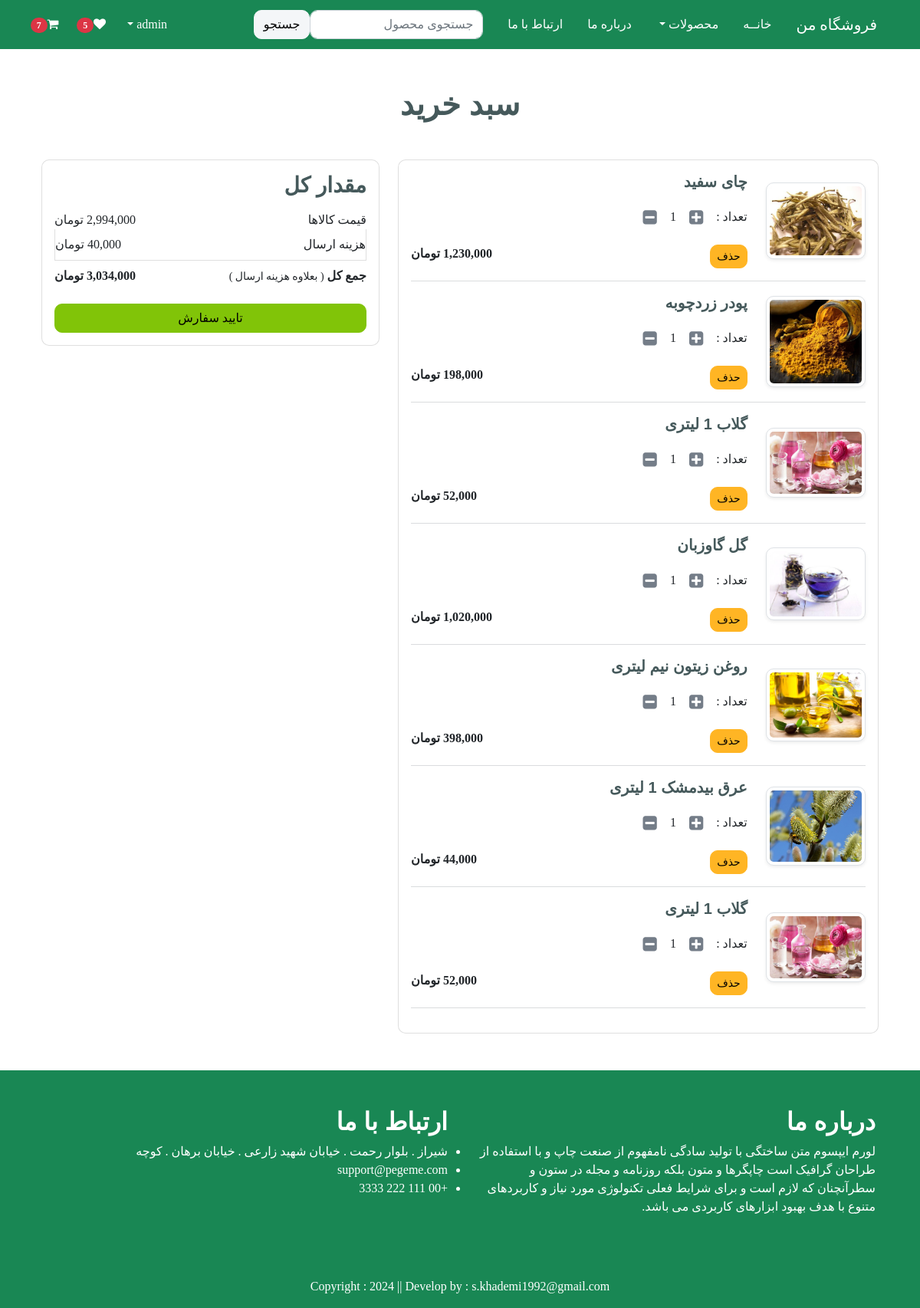
The page /cart/ (signed in) on the database as committed earlier.
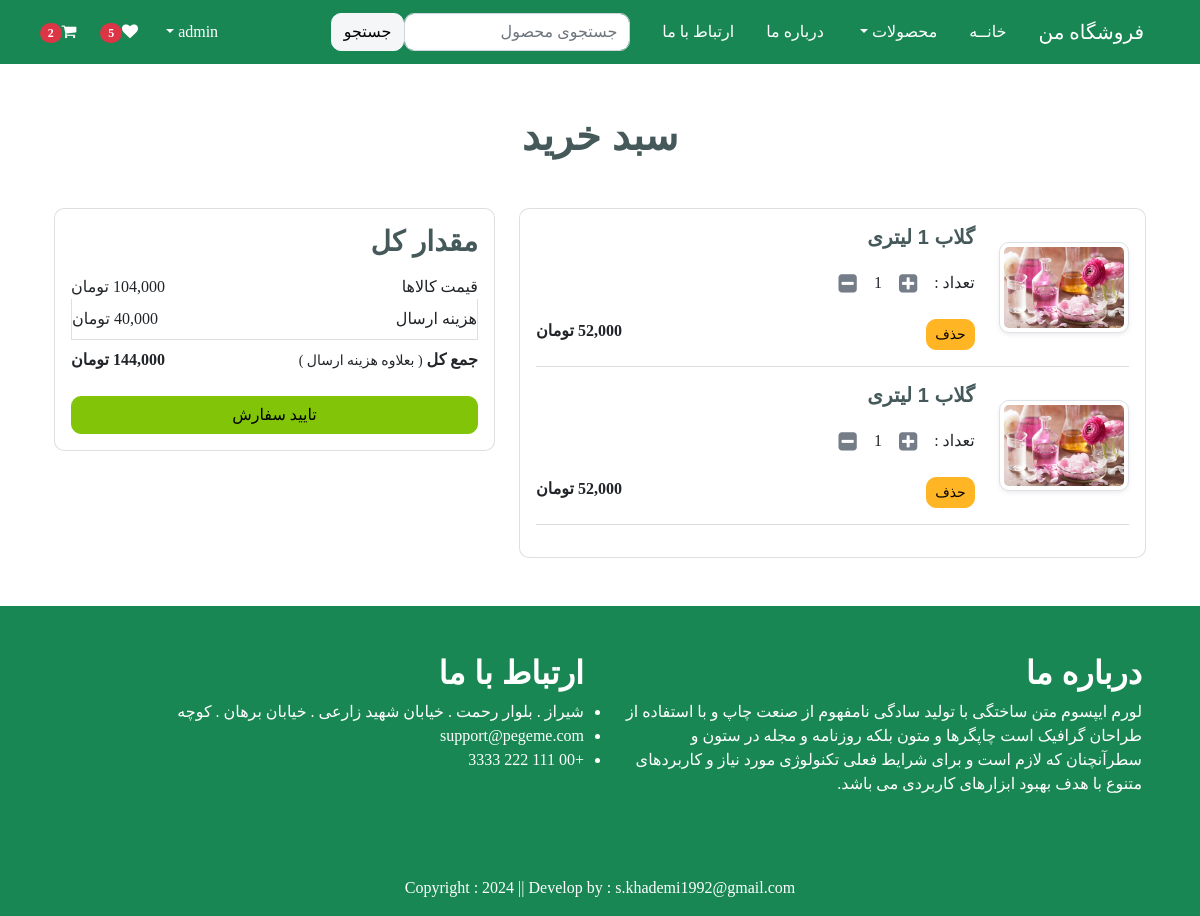
The same page on the database as committed later.
### app/models.py (models this page shows, shortened)
class Cart(models.Model):
    user = models.ForeignKey(User, on_delete=models.CASCADE)
    product = models.ForeignKey(Product, on_delete=models.CASCADE)
    quantity = models.PositiveIntegerField(default=1)

class Product(models.Model):
    title = models.CharField(max_length=100)
    selling_price = models.DecimalField(default=0, decimal_places=0, max_digits=12)
    discounted_price = models.DecimalField(default=0, decimal_places=0, max_digits=12, null=True, blank=True)
    description = models.TextField()
    category = models.CharField(choices=CATEGORY_CHOICES, max_length=2)
    product_image = models.ImageField(upload_to='product')

### app/views.py (the view)
# urls.py: path('cart/', views.show_cart, name='showcart'),
@login_required
def show_cart(request):
    user = request.user
    cart = Cart.objects.filter(user=user)
    amount = 0
    for p in cart:
        value = p.quantity * p.product.discounted_price
        amount = amount + value
    totalamount = amount + 40000
    totalitem = 0
    wishitem = 0
    if request.user.is_authenticated:
        totalitem = len(Cart.objects.filter(user=request.user))
        wishitem = len(Wishlist.objects.filter(user=request.user))
    return render(request, 'app/addtocart.html', locals())

### app/templates/app/addtocart.html (shortened to what this page needs)
{% extends 'app/base.html' %}
{% load static %}
{% load humanize %}
{% block main-content %}
    <div class="container my-5">
        <div class="row">
            {% if cart %}
            <h1 class="text-center mb-5">سبد خرید</h1>
            <div class="col-sm-7">
                <div class="card">
                    <div class="card-body">
                        {% for item in cart %}
                        <div class="row">
                            <div class="col-sm-3 text-center align-self-center">
                                <img src="{{ item.product.product_image.url }}" alt="" srcset="" class="img-fluid img-thumbnail shadow-sm" height="150" width="150">
                            </div>
                            <div class="col-sm-9">
                                <div>
                                    <h5>{{ item.product.title }}</h5>
                                    <div class="my-3">
                                        <label for="quantity">تعداد : </label>
                                        <a class="plus-cart btn" pid="{{ item.product.id }}">
                                            <i class="fa fa-plus-square fa-lg"></i>
                                        </a>
                                        <span id="quantity">{{ item.quantity }}</span>
                                        <a class="minus-cart btn" pid="{{ item.product.id }}">
                                            <i class="fa fa-minus-square fa-lg"></i>
                                        </a>
                                    </div>
                                    <div class="d-flex justify-content-between">
                                        <a href="#" class="remove-cart btn btn-sm btn-secondary mr-3" pid="{{ item.product.id }}">حذف</a>
                                        <p class="mb-0">
                                            <span><strong>{{ item.product.discounted_price | intcomma }} تومان</strong></span>
                                        </p>
                                    </div>
                                </div>
                            </div>
                        </div>
                        <hr class="text-muted">
                        {% endfor %}
                    </div>
                </div>
            </div>
            <div class="col-sm-5">
                <div class="card">
                    <div class="card-body">
                        <h3>مقدار کل</h3>
                        <ul class="list-group">
                            <li class="list-group-item d-flex justify-content-between align-items-center border-0 px-0 pb-0">قیمت کالاها<span id="amount">{{ amount | intcomma }} تومان</span></li>
                            <li class="list-group-item d-flex justify-content-between align-items-center px-0">هزینه ارسال<span>40,000 تومان</span></li>
                            <li class="list-group-item d-flex justify-content-between align-items-center border-0 px-0 mb-3">
                                <div>
                                    <strong>جمع کل </strong><small>( بعلاوه هزینه ارسال )</small>
                                </div>
                                <span id="totalamount"><strong>{{ totalamount | intcomma }} تومان</strong></span>
                            </li>
                        </ul>
                        <div class="d-grid"><a href="{% url 'checkout' %}" class="btn btn-primary">تایید سفارش</a></div>
                    </div>
                </div>
            </div>
            {% else %}
            <h1 class="text-center mb-5">سبد خرید شما خالی است.</h1>
            {% endif %}
        </div>
    </div>
{% endblock main-content %}

### app/templates/app/base.html (shortened to what the changed rows need)
<!DOCTYPE html>
{% load static %}
<html lang="fa" dir="rtl">
<head>
    <link href="https://cdn.jsdelivr.net/npm/bootstrap@5.3.3/dist/css/bootstrap.min.css" rel="stylesheet">
    <link rel="stylesheet" href="{% static 'app/css/all.min.css' %}">
    <link rel="stylesheet" href="{% static 'app/css/owl.carousel.min.css' %}">
    <link rel="stylesheet" href="{% static 'app/css/style.css' %}">
    <link rel="stylesheet" href="{% static 'app/css/font-awesome.min.css' %}">
    <link rel="stylesheet" href="{% static 'app/css/responsive.css' %}">
    <link rel="stylesheet" href="{% static 'app/css/bootstrap.min.css' %}">
</head>
<body class="font" dir="rtl">
    <nav class="navbar sticky-top navbar-expand-lg navbar-dark bg-success">
        <div class="container-fluid my-1">
            <div class="collapse navbar-collapse justify-content-between" style="direction: rtl" id="navbarSupportedContent">
                <ul class="navbar-nav d-flex me-auto mb-2 mb-lg-0">
                    {% if user.is_authenticated %}
                    <li class="nav-item mx-2">
                        <a href="{% url 'showcart' %}" class="nav-link text-white"><i class="fa fa-shopping-cart"></i><span class="badge bg-danger">{% if totalitem > 0 %} {{ totalitem }} {% endif %}</span></a>
                    </li>
                    {% endif %}
                </ul>
            </div>
        </div>
    </nav>
{% block main-content %}{% endblock main-content %}
	<div class="text-white bg-success py-5">
		<div class="container">
			<div class="row">
				<div class="col-lg-6 col-md-6 px-3">
					<div class="about-widget">
						<h2 class="fs-sm-1 text-white">درباره ما</h2>
					</div>
				</div>
				<div class="col-lg-6 col-md-6 px-3">
					<div class="footer-box get-in-touch">
						<h2 class="widget-title text-white">ارتباط با ما</h2>
					</div>
				</div>
			</div>
		</div>
	</div>
</body>
</html>

Rows that differ between the two databases and show on the page:
removed Cart: product.product_image (picture), product "چای سفید", quantity "1", product.discounted_price "1,230,000"
removed Cart: product.product_image (picture), product "پودر زردچوبه", quantity "1", product.discounted_price "198,000"
removed Cart: product.product_image (picture), product "گل گاوزبان", quantity "1", product.discounted_price "1,020,000"
removed Cart: product.product_image (picture), product "روغن زیتون نیم لیتری", quantity "1", product.discounted_price "398,000"
removed Cart: product.product_image (picture), product "عرق بیدمشک 1 لیتری", quantity "1", product.discounted_price "44,000"
Other text that changed with them:
{{ totalitem }}: "7" → "2"
{{ amount | intcomma }}: "2,994,000" → "104,000"
{{ totalamount | intcomma }}: "3,034,000" → "144,000"
